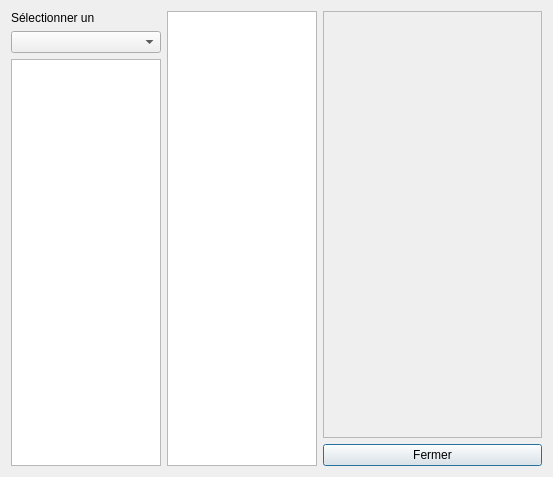
<?xml version="1.0" encoding="UTF-8"?>
<ui version="4.0">
 <class>ReviewDialog</class>
 <widget class="QDialog" name="ReviewDialog">
  <property name="geometry">
   <rect>
    <x>0</x>
    <y>0</y>
    <width>553</width>
    <height>477</height>
   </rect>
  </property>
  <property name="windowTitle">
   <string>Historique des kholles</string>
  </property>
  <layout class="QHBoxLayout" name="horizontalLayout" stretch="0,0,1">
   <item>
    <layout class="QVBoxLayout" name="verticalLayout">
     <item>
      <widget class="QLabel" name="label">
       <property name="text">
        <string>Sélectionner un</string>
       </property>
      </widget>
     </item>
     <item>
      <widget class="QComboBox" name="comboBox">
       <property name="maximumSize">
        <size>
         <width>150</width>
         <height>16777215</height>
        </size>
       </property>
      </widget>
     </item>
     <item>
      <widget class="QListWidget" name="listCol1">
       <property name="maximumSize">
        <size>
         <width>150</width>
         <height>16777215</height>
        </size>
       </property>
      </widget>
     </item>
    </layout>
   </item>
   <item>
    <layout class="QVBoxLayout" name="verticalLayout_2">
     <item>
      <widget class="QListWidget" name="listCol2">
       <property name="maximumSize">
        <size>
         <width>150</width>
         <height>16777215</height>
        </size>
       </property>
      </widget>
     </item>
    </layout>
   </item>
   <item>
    <layout class="QVBoxLayout" name="verticalLayout_3">
     <item>
      <widget class="QScrollArea" name="scrollArea">
       <property name="widgetResizable">
        <bool>true</bool>
       </property>
       <widget class="QWidget" name="scrollAreaWidgetContents">
        <property name="geometry">
         <rect>
          <x>0</x>
          <y>0</y>
          <width>215</width>
          <height>426</height>
         </rect>
        </property>
       </widget>
      </widget>
     </item>
     <item>
      <widget class="QPushButton" name="pushButton_close">
       <property name="text">
        <string>Fermer</string>
       </property>
      </widget>
     </item>
    </layout>
   </item>
  </layout>
 </widget>
 <resources/>
 <connections>
  <connection>
   <sender>pushButton_close</sender>
   <signal>clicked()</signal>
   <receiver>ReviewDialog</receiver>
   <slot>accept()</slot>
   <hints>
    <hint type="sourcelabel">
     <x>423</x>
     <y>446</y>
    </hint>
    <hint type="destinationlabel">
     <x>549</x>
     <y>449</y>
    </hint>
   </hints>
  </connection>
 </connections>
</ui>
